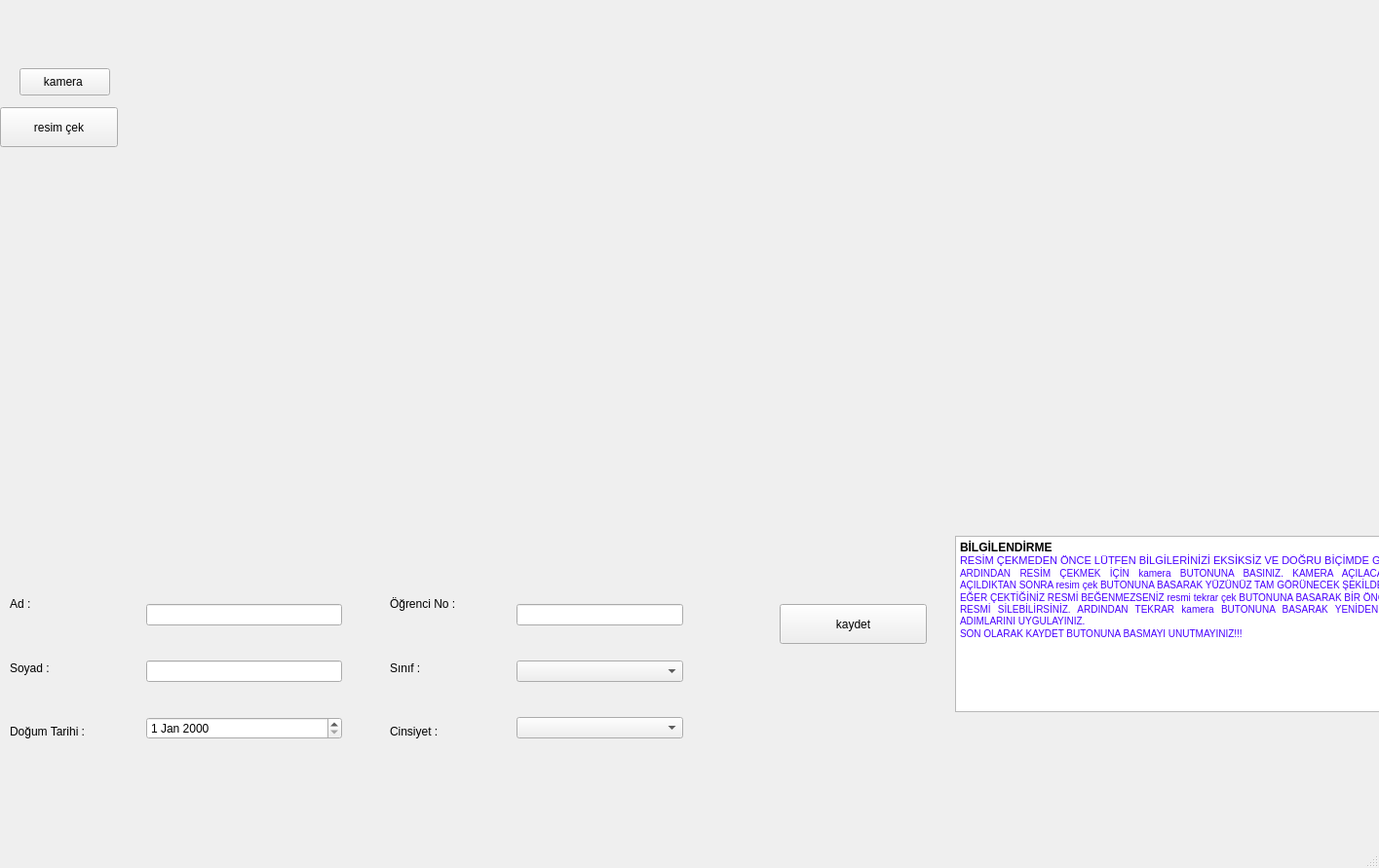
<?xml version="1.0" encoding="UTF-8"?>
<ui version="4.0">
 <class>MainWindow</class>
 <widget class="QMainWindow" name="MainWindow">
  <property name="geometry">
   <rect>
    <x>0</x>
    <y>0</y>
    <width>1415</width>
    <height>891</height>
   </rect>
  </property>
  <property name="windowTitle">
   <string>MainWindow</string>
  </property>
  <widget class="QWidget" name="centralwidget">
   <widget class="QLabel" name="image">
    <property name="geometry">
     <rect>
      <x>120</x>
      <y>10</y>
      <width>791</width>
      <height>471</height>
     </rect>
    </property>
    <property name="text">
     <string/>
    </property>
   </widget>
   <widget class="QPushButton" name="camera">
    <property name="geometry">
     <rect>
      <x>20</x>
      <y>70</y>
      <width>93</width>
      <height>28</height>
     </rect>
    </property>
    <property name="text">
     <string>kamera </string>
    </property>
   </widget>
   <widget class="QWidget" name="layoutWidget">
    <property name="geometry">
     <rect>
      <x>400</x>
      <y>590</y>
      <width>101</width>
      <height>191</height>
     </rect>
    </property>
    <layout class="QVBoxLayout" name="verticalLayout_4">
     <item>
      <widget class="QLabel" name="OgrNo">
       <property name="text">
        <string>Öğrenci No :</string>
       </property>
      </widget>
     </item>
     <item>
      <widget class="QLabel" name="Sinif">
       <property name="text">
        <string>Sınıf :</string>
       </property>
      </widget>
     </item>
     <item>
      <widget class="QLabel" name="Cinsiyet">
       <property name="text">
        <string>Cinsiyet :</string>
       </property>
      </widget>
     </item>
    </layout>
   </widget>
   <widget class="QWidget" name="layoutWidget_2">
    <property name="geometry">
     <rect>
      <x>530</x>
      <y>590</y>
      <width>171</width>
      <height>201</height>
     </rect>
    </property>
    <layout class="QVBoxLayout" name="verticalLayout_3">
     <item>
      <widget class="QLineEdit" name="ogrNoEdit"/>
     </item>
     <item>
      <widget class="QComboBox" name="sinifComboBox"/>
     </item>
     <item>
      <widget class="QComboBox" name="cinsiyetComboBox"/>
     </item>
    </layout>
   </widget>
   <widget class="QPushButton" name="takephoto">
    <property name="geometry">
     <rect>
      <x>0</x>
      <y>110</y>
      <width>121</width>
      <height>41</height>
     </rect>
    </property>
    <property name="text">
     <string>resim çek</string>
    </property>
   </widget>
   <widget class="QLabel" name="yuz">
    <property name="geometry">
     <rect>
      <x>920</x>
      <y>30</y>
      <width>431</width>
      <height>411</height>
     </rect>
    </property>
    <property name="text">
     <string/>
    </property>
   </widget>
   <widget class="QPushButton" name="Kaydet">
    <property name="geometry">
     <rect>
      <x>800</x>
      <y>620</y>
      <width>151</width>
      <height>41</height>
     </rect>
    </property>
    <property name="text">
     <string>kaydet</string>
    </property>
   </widget>
   <widget class="QWidget" name="layoutWidget">
    <property name="geometry">
     <rect>
      <x>10</x>
      <y>590</y>
      <width>111</width>
      <height>191</height>
     </rect>
    </property>
    <layout class="QVBoxLayout" name="verticalLayout">
     <item>
      <widget class="QLabel" name="Ad">
       <property name="text">
        <string>Ad :</string>
       </property>
      </widget>
     </item>
     <item>
      <widget class="QLabel" name="Soyad">
       <property name="text">
        <string>Soyad :</string>
       </property>
      </widget>
     </item>
     <item>
      <widget class="QLabel" name="dogumTarihi">
       <property name="text">
        <string>Doğum Tarihi :</string>
       </property>
      </widget>
     </item>
    </layout>
   </widget>
   <widget class="QWidget" name="layoutWidget">
    <property name="geometry">
     <rect>
      <x>150</x>
      <y>590</y>
      <width>201</width>
      <height>201</height>
     </rect>
    </property>
    <layout class="QVBoxLayout" name="verticalLayout_2">
     <item>
      <widget class="QLineEdit" name="adEdit"/>
     </item>
     <item>
      <widget class="QLineEdit" name="soyadEdit"/>
     </item>
     <item>
      <widget class="QDateEdit" name="dgmtrhEdit"/>
     </item>
    </layout>
   </widget>
   <widget class="QTextBrowser" name="textBrowser">
    <property name="geometry">
     <rect>
      <x>980</x>
      <y>550</y>
      <width>521</width>
      <height>181</height>
     </rect>
    </property>
    <property name="html">
     <string>&lt;!DOCTYPE HTML PUBLIC &quot;-//W3C//DTD HTML 4.0//EN&quot; &quot;http://www.w3.org/TR/REC-html40/strict.dtd&quot;&gt;
&lt;html&gt;&lt;head&gt;&lt;meta name=&quot;qrichtext&quot; content=&quot;1&quot; /&gt;&lt;style type=&quot;text/css&quot;&gt;
p, li { white-space: pre-wrap; }
&lt;/style&gt;&lt;/head&gt;&lt;body style=&quot; font-family:'MS Shell Dlg 2'; font-size:7.8pt; font-weight:400; font-style:normal;&quot;&gt;
&lt;p style=&quot; margin-top:0px; margin-bottom:0px; margin-left:0px; margin-right:0px; -qt-block-indent:0; text-indent:0px;&quot;&gt;&lt;span style=&quot; font-size:9pt; font-weight:600;&quot;&gt;BİLGİLENDİRME &lt;/span&gt;&lt;/p&gt;
&lt;p style=&quot; margin-top:0px; margin-bottom:0px; margin-left:0px; margin-right:0px; -qt-block-indent:0; text-indent:0px;&quot;&gt;&lt;span style=&quot; font-size:8pt; color:#4800ff;&quot;&gt;RESİM ÇEKMEDEN ÖNCE LÜTFEN BİLGİLERİNİZİ EKSİKSİZ VE DOĞRU BİÇİMDE GİRİNİZ. &lt;/span&gt;&lt;/p&gt;
&lt;p align=&quot;justify&quot; style=&quot; margin-top:0px; margin-bottom:0px; margin-left:0px; margin-right:0px; -qt-block-indent:0; text-indent:0px;&quot;&gt;&lt;span style=&quot; color:#4800ff;&quot;&gt;ARDINDAN RESİM ÇEKMEK İÇİN kamera BUTONUNA BASINIZ. KAMERA AÇILACAKTIR. KAMERA AÇILDIKTAN SONRA resim çek BUTONUNA BASARAK YÜZÜNÜZ TAM GÖRÜNECEK ŞEKİLDE RESMİ ÇEKİN.&lt;/span&gt;&lt;/p&gt;
&lt;p align=&quot;justify&quot; style=&quot; margin-top:0px; margin-bottom:0px; margin-left:0px; margin-right:0px; -qt-block-indent:0; text-indent:0px;&quot;&gt;&lt;span style=&quot; color:#4800ff;&quot;&gt;EĞER ÇEKTİĞİNİZ RESMİ BEĞENMEZSENİZ resmi tekrar çek BUTONUNA BASARAK BİR ÖNCEKİ ÇEKTİĞİNİZ RESMİ SİLEBİLİRSİNİZ. ARDINDAN TEKRAR kamera BUTONUNA BASARAK YENİDEN RESİM ÇEKME ADIMLARINI UYGULAYINIZ. &lt;/span&gt;&lt;/p&gt;
&lt;p align=&quot;justify&quot; style=&quot; margin-top:0px; margin-bottom:0px; margin-left:0px; margin-right:0px; -qt-block-indent:0; text-indent:0px;&quot;&gt;&lt;span style=&quot; color:#4800ff;&quot;&gt;SON OLARAK KAYDET BUTONUNA BASMAYI UNUTMAYINIZ!!! &lt;/span&gt;&lt;/p&gt;&lt;/body&gt;&lt;/html&gt;</string>
    </property>
   </widget>
  </widget>
  <widget class="QMenuBar" name="menubar">
   <property name="geometry">
    <rect>
     <x>0</x>
     <y>0</y>
     <width>1415</width>
     <height>26</height>
    </rect>
   </property>
  </widget>
  <widget class="QStatusBar" name="statusbar"/>
 </widget>
 <resources/>
 <connections/>
</ui>
